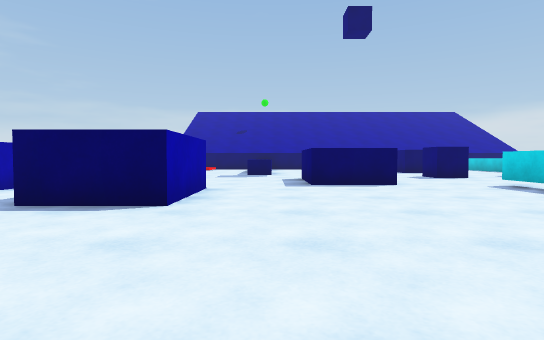
view 1 (above)

21 first-person views from a walk through a scene from a Unity 3-D project. The camera is 0.62 m above the floor, tilts 2° down and sees 80° across. The floor is counted in squares, 1 m on a side. Each view is taken from the middle of a square. On the plan, view 1 faces up. The plan holds only what a view shows up to about 10 squares ahead; the rest is blank. The place goes on beyond the plan. The player character is not drawn.

view 2
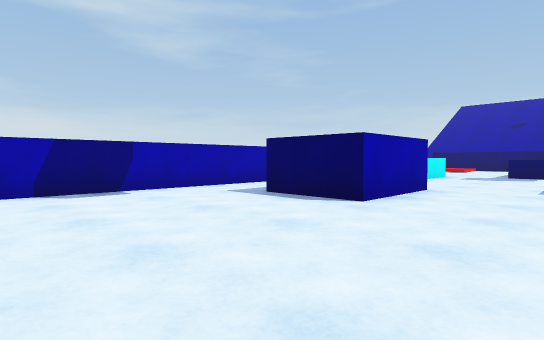

view 3
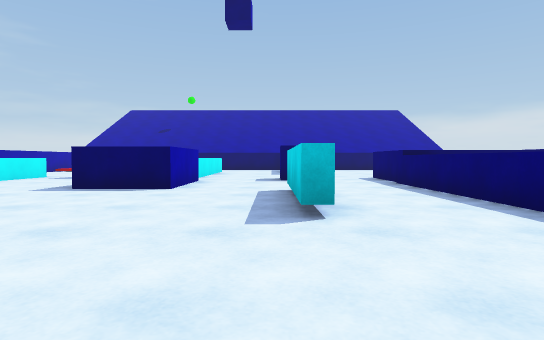

view 4
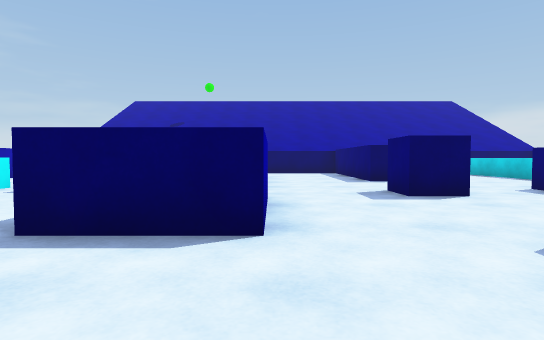

view 5
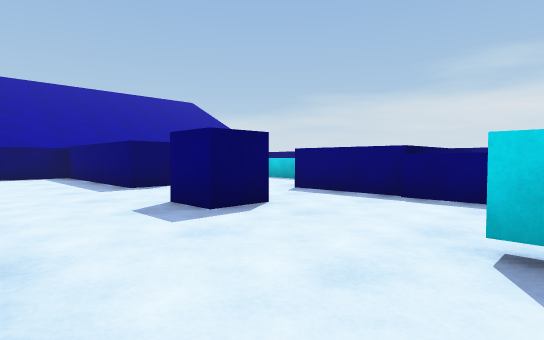

view 6
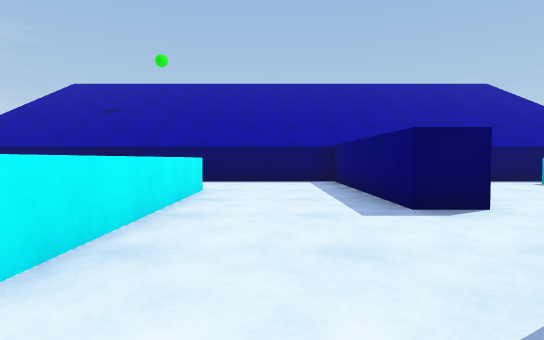

view 7
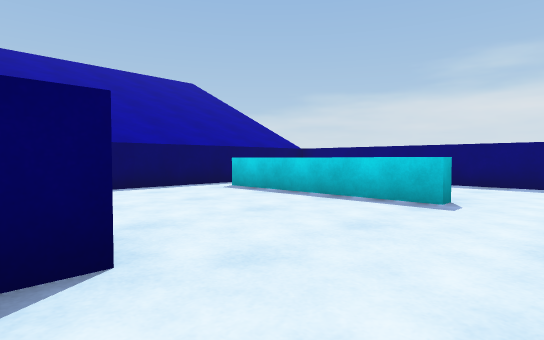

view 8
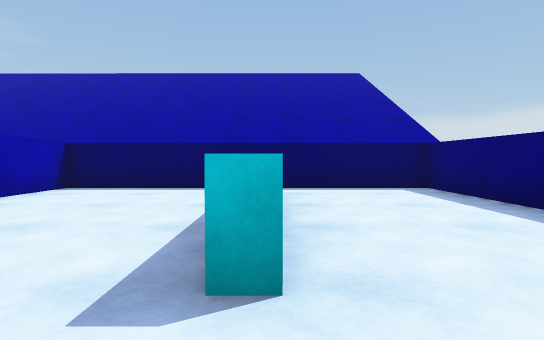

view 9
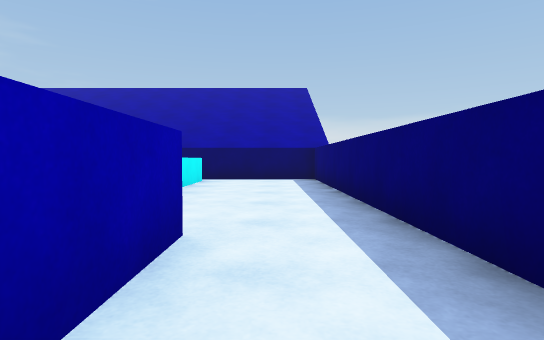

view 10
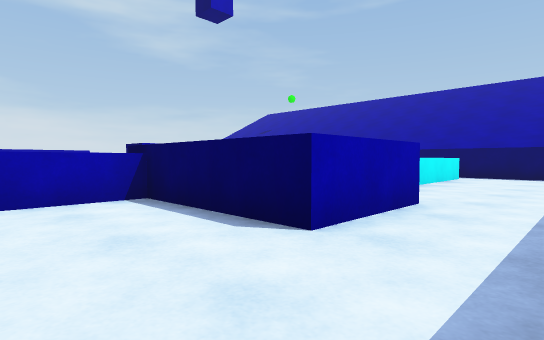

view 11
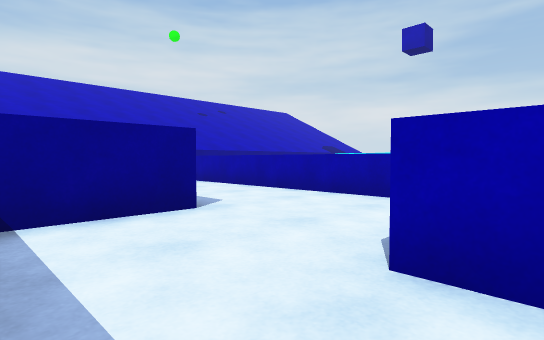

view 12
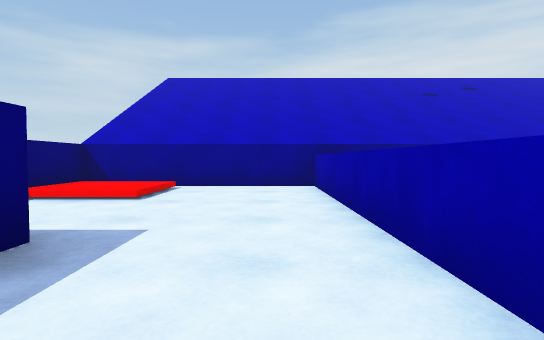

view 13
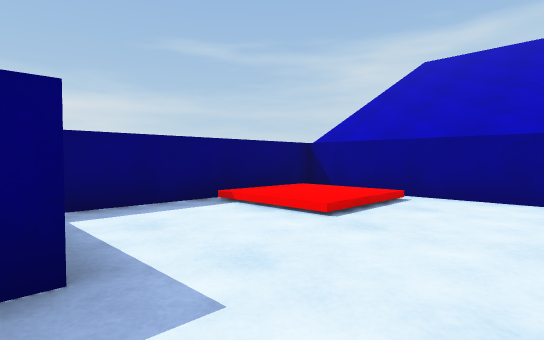

view 14
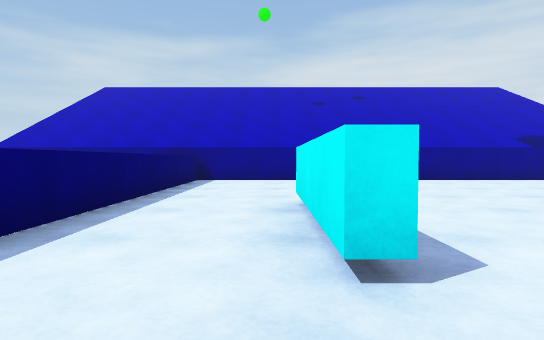

view 15
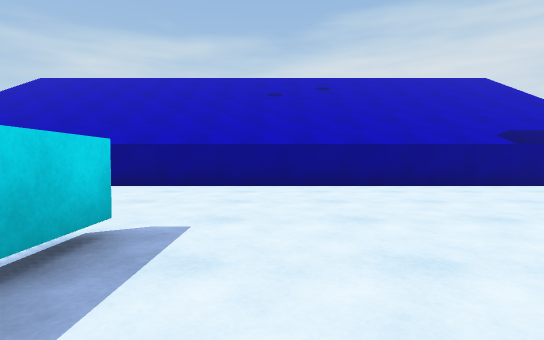

view 16
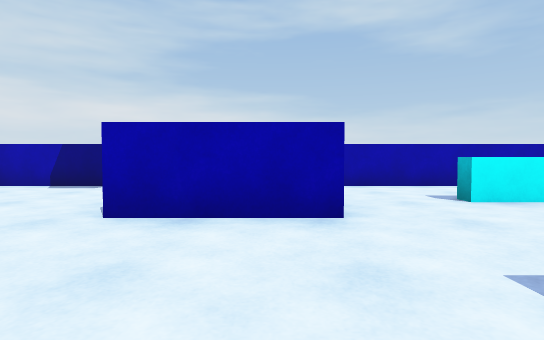

view 17
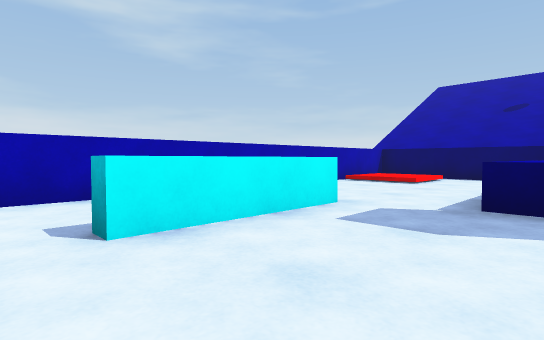

view 18
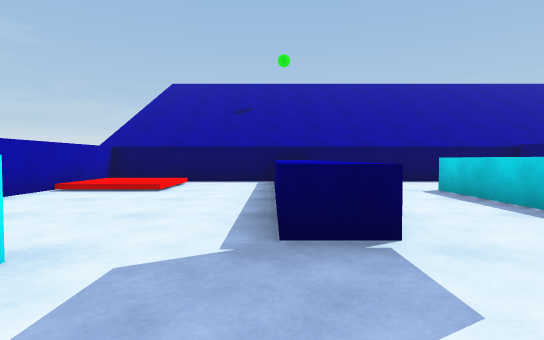

view 19
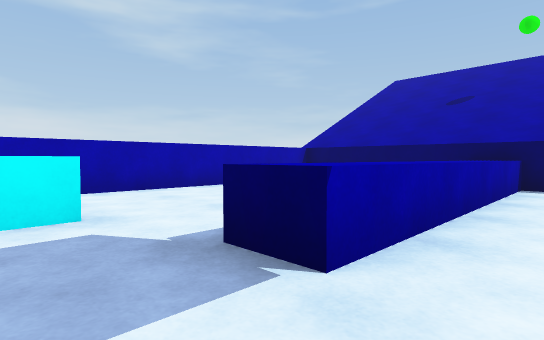

view 20
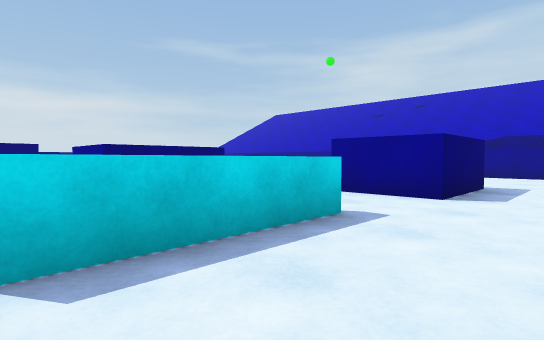

view 21
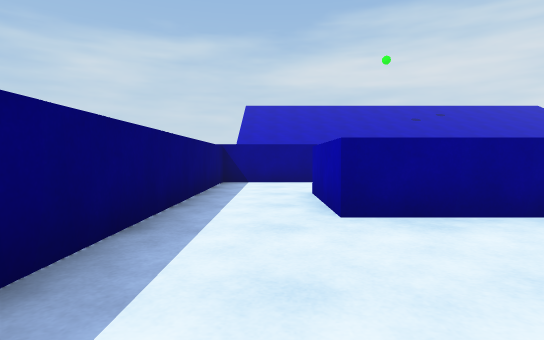

### Floor plan
Key: @ floor where view 1 was taken; # wall or solid block; . main floor; : floor 0.15 m higher than the main floor; / step, stairs or slope; ^ raised ledge; B blue block; C blue cube.
Columns run from 6 left of view 1 to 15 right of it. Each row starts with its distance up from view 1.
 19 ######################
 18 #///.^^ ....#....^...#
 17 #/:/.^^ ....#....^...#
 16 #///.^^.^...#....^...#
 15 #....^^.^...#....^...#
 14 #....^^.^...#....^...#
 13 #....^^.^............#
 12 #.......^............#
 11 #..^.... ...C..^^^^..#
 10 #..^...BBB.....^  ^..#
  9 #..^...B B....^^^^^..#
  8 #......BBB....^^.....#
  7 #..........#..^^.....#
  6 #..BB......#..^^..####
  5 #..BB......#..^^..#
  4 #..BB.........^^.....#
  3 #.............^^.....#
  2 #.............^^..///#
  1 #.............^^../:/#
  0 #.....@.......^^..///#
 -1   ####################

Positions as (right, up) in squares from view 1, and headings:
1: (0, 0), facing up
2: (1, 0), facing up-left
3: (5, 1), facing up
4: (3, 5), facing up
5: (3, 7), facing up-right
6: (4, 10), facing up
7: (6, 12), facing up-right
8: (11, 12), facing up
9: (13, 9), facing up
10: (14, 7), facing up-left
11: (14, 10), facing down-left
12: (10, 7), facing down
13: (10, 5), facing down-right
14: (6, 9), facing down
15: (4, 7), facing down
16: (2, 6), facing left
17: (0, 8), facing up-left
18: (-1, 10), facing up
19: (1, 11), facing up-left
20: (-5, 12), facing down-right
21: (13, 15), facing down
